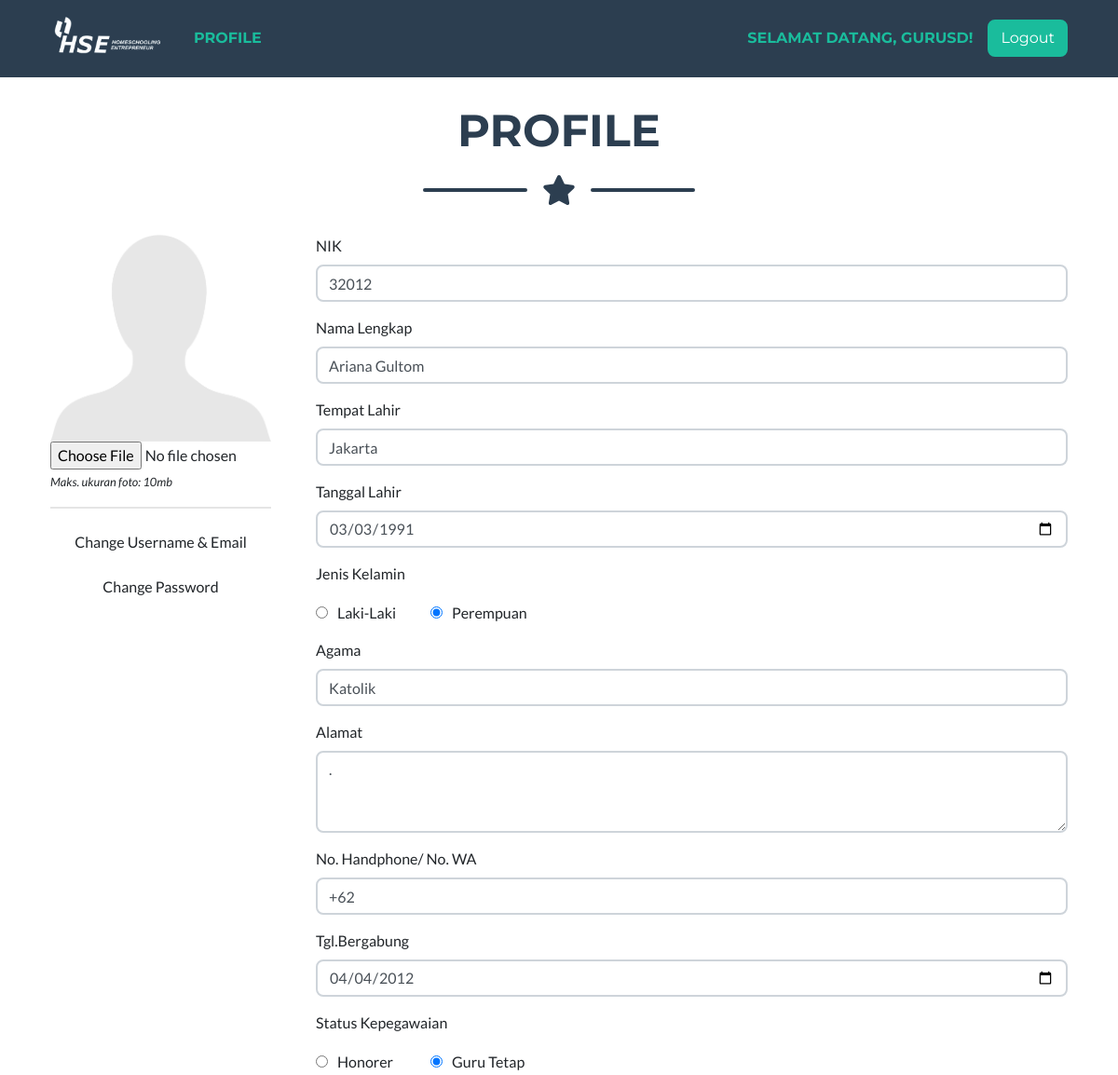
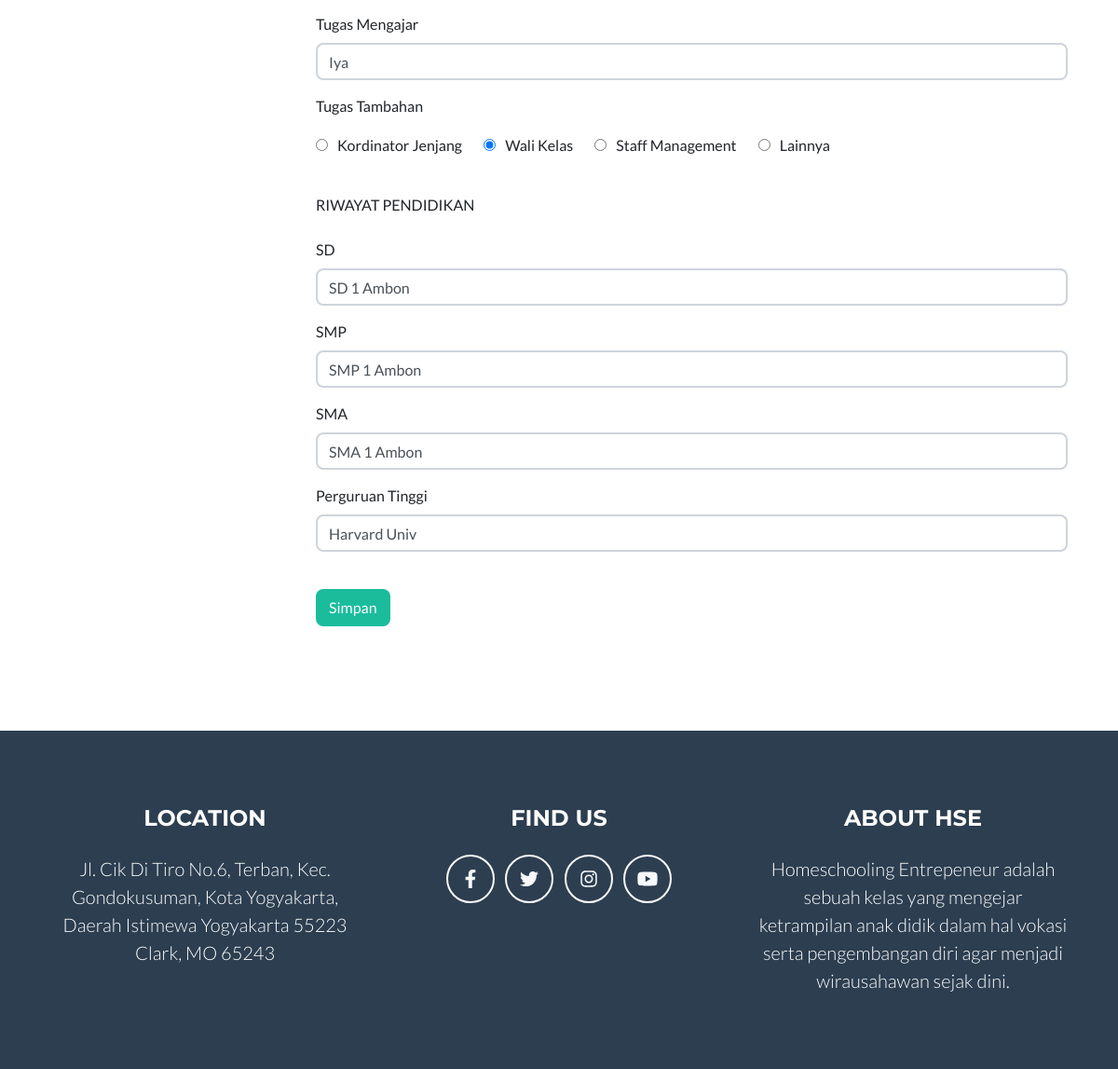
/profile (signed in), run on the app's committed database (2 pictures, top to bottom).
### tables this page shows
CREATE TABLE `tb_guru` (
  `guru_id` int(11) NOT NULL,
  `guru_nip` varchar(255) DEFAULT NULL,
  `guru_nama` varchar(255) DEFAULT NULL,
  `guru_tmp_lahir` varchar(255) DEFAULT NULL,
  `guru_tgl_lahir` date DEFAULT NULL,
  `guru_jenis_kelamin` int(11) DEFAULT NULL,
  `guru_agama` varchar(255) DEFAULT NULL,
  `guru_alamat` text,
  `guru_nohp` varchar(255) DEFAULT NULL,
  `guru_foto` varchar(255) DEFAULT NULL,
  `guru_jenjang` int(11) DEFAULT NULL,
  `guru_jenjang_pendidikan` varchar(128) DEFAULT NULL,
  `guru_tgl_bergabung` date DEFAULT NULL,
  `guru_status_peg` int(11) DEFAULT '1' COMMENT '1 = honorer - 2 = guru tetap',
  `guru_tgs_mengajar` varchar(255) DEFAULT '-',
  `guru_tgs_tambahan` int(11) DEFAULT NULL COMMENT '1 = kordinator - 2 = wali kelas - 3 = staff mngmnt - 4 = dll',
  `guru_riwayat_pend_sd` varchar(128) DEFAULT '-',
  `guru_riwayat_pend_smp` varchar(128) DEFAULT '-',
  `guru_riwayat_pend_sma` varchar(128) DEFAULT '-',
  `guru_riwayat_pend_pt` varchar(128) DEFAULT '-',
  `guru_uid` int(11) DEFAULT NULL
);

### app/core/Controller.php (called while the page is built, shortened)
<?php
class Controller {
	public function model($model) {
		return new $model;
	}
	public function view($view, $data = []) {
		require_once 'app/views/' . $view . '.php';
	}
}

### app/core/App.php (called while the page is built, shortened)
<?php
class App {
  protected $method = 'index';
  protected $params = [];
  public function __construct() {
    $this->controller = new $this->controller;
    call_user_func_array([$this->controller, $this->method], $this->params);
  }
}

### index.php (called while the page is built, shortened)
<?php
$app = new App;

### app/helpers/eda_helper.php (called while the page is built, shortened)
<?php
if (!function_exists('base_url')) {
	function base_url($atRoot=FALSE, $atCore=FALSE, $parse=FALSE){
		if (isset($_SERVER['HTTP_HOST'])) {
			$http = isset($_SERVER['HTTPS']) && strtolower($_SERVER['HTTPS']) !== 'off' ? 'https' : 'http';
			$hostname = $_SERVER['HTTP_HOST'];
			$dir = str_replace(basename($_SERVER['SCRIPT_NAME']), '', $_SERVER['SCRIPT_NAME']);
			$core = preg_split('@/@', str_replace($_SERVER['DOCUMENT_ROOT'], '', realpath(dirname(__FILE__))), NULL, PREG_SPLIT_NO_EMPTY);
			$core = $core[0];
			$tmplt = $atRoot ? ($atCore ? "%s://%s/%s/" : "%s://%s/") : ($atCore ? "%s://%s/%s/" : "%s://%s%s");
			$end = $atRoot ? ($atCore ? $core : $hostname) : ($atCore ? $core : $dir);
			$base_url = sprintf( $tmplt, $http, $hostname, $end );
		}
		else $base_url = 'http://localhost/';
		return $base_url;
	}
}

### app/core/Model.php (called while the page is built, shortened)
<?php
class Model {
	private $host = DB_HOST;
	private $user = DB_USER;
	private $pass = DB_PASS;
	private $db_name = DB_NAME;
	private $dbh;
	private $stmt;
	public function __construct() {
		$dsn = 'mysql:host=' . $this->host . ';dbname=' . $this->db_name;
		$option = [
			PDO::ATTR_PERSISTENT => true,
			PDO::ATTR_ERRMODE => PDO::ERRMODE_EXCEPTION
		];
		try {
			$this->dbh = new PDO($dsn, $this->user, $this->pass, $option);
		} catch (PDOException $e) {
			die($e->getMessage());
		}
	}
	public function query($query) {
		$this->stmt = $this->dbh->prepare($query);
	}
	public function bind($param, $value, $type = NULL) {
		if (is_null($type)) {
			switch (true) {
				default:
					$type = PDO::PARAM_STR;
			}
		}
		$this->stmt->bindValue($param, $value, $type);
	}
	public function execute() {
		$this->stmt->execute();
	}
	public function row() {
		$this->execute();
		return $this->stmt->fetch(PDO::FETCH_OBJ);
	}
}

### app/models/Guru_model.php (called while the page is built, shortened)
<?php
class Guru_model {
	private $table = 'tb_guru';
	private $db;
	public function __construct() {
		$this->db = new Model;
	}
	public function get_by($by) {
		$this->db->query('SELECT * FROM ' . $this->table . ' WHERE '.$by[0].'=:'.$by[0]);
		$this->db->bind($by[0], $by[1]);
		return $this->db->row();
	}
}

### app/views/profile/v_profile_guru.php (the view, shortened to what this page needs)
<section class="page-section portfolio mt-4" id="portfolio">
	<div class="container">
		<div class="row">
			<div class="col-md-12">
				<h2 class="page-section-heading text-center text-uppercase text-secondary mb-0">Profile</h2>
				<div class="divider-custom">
                    <div class="divider-custom-line"></div>
                    <div class="divider-custom-icon"><i class="fas fa-star"></i></div>
                    <div class="divider-custom-line"></div>
                </div>
			</div>
		</div>
		<div class="row">
			<div class="col-md-3">
				<form action="<?php echo base_url(); ?>profile/update_guru" method="post" enctype="multipart/form-data">
				<img src="<?php echo base_url(); ?>uploads/profile/<?php echo (isset($data['guru']->guru_foto) ? $data['guru']->guru_foto : 'user-default.png'); ?>" alt="" class="img-responsive thumbnail" width="100%">
				<input type="file" name="guru_foto" value="<?php echo (isset($data['guru']->guru_foto) ? (!is_null($data['guru']->guru_foto) ? $data['guru']->guru_foto : '') : ''); ?>" />
				<p><small><i>Maks. ukuran foto: 10mb</i></small></p>
				<hr />
				<button type="button" class="btn btn-default btn-block" data-toggle="modal" data-target="#changeUseremail">Change Username & Email</button>
				<button type="button" class="btn btn-default btn-block" data-toggle="modal" data-target="#changePassword">Change Password</button>
			</div>
			<div class="col-md-9">
				<div class="form-group">
					<label>NIK</label>
					<input type="text" name="guru_nip" class="form-control" placeholder="NIP" value="<?php echo (isset($data['guru']->guru_nip) ?  $data['guru']->guru_nip : '' ); ?>" required>
				</div>
				<div class="form-group">
					<label>Nama Lengkap</label>
					<input type="text" name="guru_nama" class="form-control" placeholder="Nama Lengkap" value="<?php echo (isset($data['guru']->guru_nama) ? $data['guru']->guru_nama : '' ); ?>" required>
				</div>
				<div class="form-group">
					<label>Tempat Lahir</label>
					<input type="text" name="guru_tmp_lahir" class="form-control" placeholder="Tempat Lahir" value="<?php echo (isset($data['guru']->guru_tmp_lahir) ? $data['guru']->guru_tmp_lahir : '' ); ?>" required>
				</div>
				<div class="form-group">
					<label>Tanggal Lahir</label>
					<input type="date" name="guru_tgl_lahir" class="form-control" placeholder="Tanggal Lahir" value="<?php echo (isset($data['guru']->guru_tgl_lahir) ? $data['guru']->guru_tgl_lahir : '' ); ?>" required>
				</div>
				<div class="form-group">
					<label>Jenis Kelamin</label>
				 	<div class="radio">
					 	<label class="radio-inline"><input type="radio" name="guru_jenis_kelamin" id="laki" value="1" <?php echo (isset($data['guru']->guru_jenis_kelamin) ? ($data['guru']->guru_jenis_kelamin == 1 ?  'checked' : '') : '' ); ?>>Laki-Laki</label>
						<label class="radio-inline"><input type="radio" name="guru_jenis_kelamin" id="perempuan" value="2" <?php echo (isset($data['guru']->guru_jenis_kelamin) ? ($data['guru']->guru_jenis_kelamin == 2 ?  'checked' : '') : '' ); ?>>Perempuan</label>
					</div>
				</div>
				<div class="form-group">
					<label>Agama</label>
					<input type="text" name="guru_agama" class="form-control" placeholder="Agama" value="<?php echo (isset($data['guru']->guru_agama) ? $data['guru']->guru_agama : '' ); ?>" required>
				</div>
				<div class="form-group">
					<label>Alamat</label>
					<textarea name="guru_alamat" id="" cols="30" rows="3" class="form-control" placeholder="Alamat" required><?php echo (isset($data['guru']->guru_alamat) ? $data['guru']->guru_alamat : '' ); ?></textarea>
				</div>
				<div class="form-group">
					<label>No. Handphone/ No. WA</label>
					<input type="text" name="guru_nohp" class="form-control" placeholder="No. Handphone" value="<?php echo (isset($data['guru']->guru_nohp) ? $data['guru']->guru_nohp : '' ); ?>" required>
				</div>
				<div class="form-group">
					<label>Tgl.Bergabung</label>
					<input type="date" class="form-control" name="guru_tgl_bergabung" placeholder="Tgl.Bergabung" value="<?php echo (isset($data['guru']->guru_tgl_bergabung) ? $data['guru']->guru_tgl_bergabung : '' ); ?>" required>
				</div>
				<div class="form-group">
					<label>Status Kepegawaian</label>
					<div class="radio">
						<label class="radio-inline"><input type="radio" name="guru_status_peg" id="honorer" value="1" <?php echo (isset($data['guru']->guru_jenjang) ? ($data['guru']->guru_status_peg == 1 ?  'checked' : '') : '' ); ?> required>Honorer</label>
						<label class="radio-inline"><input type="radio" name="guru_status_peg" id="gurutetap" value="2" <?php echo (isset($data['guru']->guru_jenjang) ? ($data['guru']->guru_status_peg == 2 ?  'checked' : '') : '' ); ?> required>Guru Tetap</label>
					</div>
				</div>
				<div class="form-group">
					<label>Tugas Mengajar</label>
					<input type="text" class="form-control" name="guru_tgs_mengajar" placeholder="Tugas Mengajar" value="<?php echo (isset($data['guru']->guru_tgs_mengajar) ? $data['guru']->guru_tgs_mengajar : '' ); ?>" required>
				</div>
				<div class="form-group">
					<label>Tugas Tambahan</label>
					<div class="radio">
						<label class="radio-inline" style="width: auto; margin-right: 20px;"><input type="radio" name="guru_tgs_tambahan" id="koordjenjang" value="1" <?php echo (isset($data['guru']->guru_jenjang) ? ($data['guru']->guru_tgs_tambahan == 1 ?  'checked' : '') : '' ); ?> required>Kordinator Jenjang</label>
						<label class="radio-inline" style="width: auto; margin-right: 20px;"><input type="radio" name="guru_tgs_tambahan" id="walikelas" value="2" <?php echo (isset($data['guru']->guru_jenjang) ? ($data['guru']->guru_tgs_tambahan == 2 ?  'checked' : '') : '' ); ?> required>Wali Kelas</label>
						<label class="radio-inline" style="width: auto; margin-right: 20px;"><input type="radio" name="guru_tgs_tambahan" id="stafmgmt" value="3" <?php echo (isset($data['guru']->guru_jenjang) ? ($data['guru']->guru_tgs_tambahan == 3 ?  'checked' : '') : '' ); ?> required>Staff Management</label>
						<label class="radio-inline" style="width: auto; margin-right: 20px;"><input type="radio" name="guru_tgs_tambahan" id="lainnya" value="4" <?php echo (isset($data['guru']->guru_jenjang) ? ($data['guru']->guru_tgs_tambahan == 4 ?  'checked' : '') : '' ); ?> required>Lainnya</label>
					</div>
				</div>
				<br>
				<div class="form-group">
					<label>RIWAYAT PENDIDIKAN</label>
				</div>
				<div class="form-group">
					<label>SD</label>
					<input type="text" name="guru_riwayat_pend_sd" class="form-control" placeholder="SD" value="<?php echo (isset($data['guru']->guru_riwayat_pend_sd) ? $data['guru']->guru_riwayat_pend_sd : '' ); ?>" required>
				</div>
				<div class="form-group">
					<label>SMP</label>
					<input type="text" name="guru_riwayat_pend_smp" class="form-control" placeholder="SMP" value="<?php echo (isset($data['guru']->guru_riwayat_pend_smp) ? $data['guru']->guru_riwayat_pend_smp : '' ); ?>" required>
				</div>
				<div class="form-group">
					<label>SMA</label>
					<input type="text" name="guru_riwayat_pend_sma" class="form-control" placeholder="SMA" value="<?php echo (isset($data['guru']->guru_riwayat_pend_sma) ? $data['guru']->guru_riwayat_pend_sma : '' ); ?>" required>
				</div>
				<div class="form-group">
					<label>Perguruan Tinggi</label>
					<input type="text" name="guru_riwayat_pend_pt" class="form-control" placeholder="Perguruan Tinggi" value="<?php echo (isset($data['guru']->guru_riwayat_pend_pt) ? $data['guru']->guru_riwayat_pend_pt : '' ); ?>" required>
				</div>
				<br>
				<div class="form-group">
					<input type="submit" class="btn btn-primary" value="Simpan">
				</div>
			</div>
		</div>
	</div>
</section>

### data on the page
tb_guru: guru_nip "32012", guru_nama "Ariana Gultom", guru_tmp_lahir "Jakarta", guru_tgl_lahir "03/03/1991", guru_jenis_kelamin "☐ Laki-Laki", guru_jenis_kelamin "☑ Perempuan", guru_agama "Katolik", guru_alamat ".", guru_nohp "+62", guru_tgl_bergabung "04/04/2012", guru_status_peg "☐ Honorer", guru_status_peg "☑ Guru Tetap", guru_tgs_mengajar "Iya", guru_tgs_tambahan "☐ Kordinator Jenjang", guru_tgs_tambahan "☑ Wali Kelas", guru_tgs_tambahan "☐ Staff Management", guru_tgs_tambahan "☐ Lainnya", guru_riwayat_pend_sd "SD 1 Ambon", guru_riwayat_pend_smp "SMP 1 Ambon", guru_riwayat_pend_sma "SMA 1 Ambon", guru_riwayat_pend_pt "Harvard Univ"

### other printed values
$_SESSION['username'] "GURUSD"
